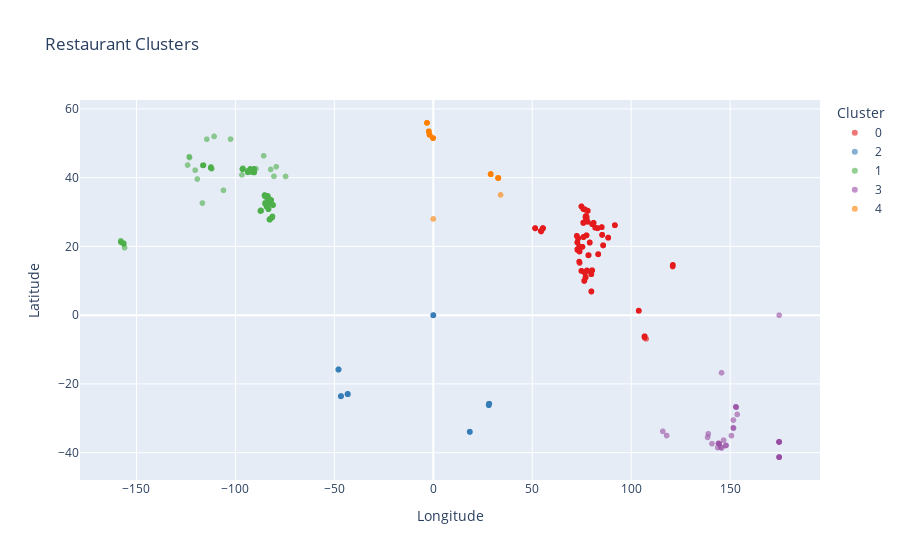

The notebook cell saved with this chart:
### Code cell
import plotly.express as px
fig = px.scatter(
    df, 
    x='Longitude', y='Latitude', 
    color='cluster', title='Restaurant Clusters', 
    labels={'Longitude': 'Longitude', 'Latitude': 'Latitude', 'cluster': 'Cluster'}, 
    color_discrete_sequence=px.colors.qualitative.Set1, opacity=0.6)
fig.show()

### Figure 1 — Plotly figure (JSON) as saved in the notebook; plotly's stock layout.template omitted (floating-point values rounded to 4 significant figures; data arrays with more than 128 entries replaced by an {"elided": "..."} marker saying what was removed)
{"data": [{"hovertemplate": "Cluster=0<br>Longitude=%{x}<br>Latitude=%{y}<extra></extra>", "legendgroup": "0", "marker": {"color": "rgb(228,26,28)", "opacity": 0.6, "symbol": "circle"}, "mode": "markers", "name": "0", "showlegend": true, "type": "scattergl", "x": {"elided": "8316 float values"}, "xaxis": "x", "y": {"elided": "8316 float values"}, "yaxis": "y"}, {"hovertemplate": "Cluster=2<br>Longitude=%{x}<br>Latitude=%{y}<extra></extra>", "legendgroup": "2", "marker": {"color": "rgb(55,126,184)", "opacity": 0.6, "symbol": "circle"}, "mode": "markers", "name": "2", "showlegend": true, "type": "scattergl", "x": {"elided": "617 float values"}, "xaxis": "x", "y": {"elided": "617 float values"}, "yaxis": "y"}, {"hovertemplate": "Cluster=1<br>Longitude=%{x}<br>Latitude=%{y}<extra></extra>", "legendgroup": "1", "marker": {"color": "rgb(77,175,74)", "opacity": 0.6, "symbol": "circle"}, "mode": "markers", "name": "1", "showlegend": true, "type": "scattergl", "x": {"elided": "429 float values"}, "xaxis": "x", "y": {"elided": "429 float values"}, "yaxis": "y"}, {"hovertemplate": "Cluster=3<br>Longitude=%{x}<br>Latitude=%{y}<extra></extra>", "legendgroup": "3", "marker": {"color": "rgb(152,78,163)", "opacity": 0.6, "symbol": "circle"}, "mode": "markers", "name": "3", "showlegend": true, "type": "scattergl", "x": [151.7, 116.0, 146.7, 153.1, 153.6, 152.9, 143.7, 144.1, 144.1, 150.7, 145.7, 148.0, 151.6, 144.6, 151.7, 117.9, 152.9, 145.7, 147.7, 140.8, 145.2, 139.0, 144.4, 138.6, 174.7, 174.8, 174.8, 174.8, 174.8, 174.8, 174.8, 174.6, 174.8, 174.8, 174.7, 174.8, 174.8, 174.8, 174.8, 174.8, 174.8, 174.8, 174.8, 174.8, 174.8, 174.8, 174.8, 174.8, 174.8, 174.8, 174.8, 174.8, 174.8, 174.8, 174.8, 174.8, 174.8, 174.8, 174.8, 174.8, 174.8, 174.8, 174.8, 174.8], "xaxis": "x", "y": [-30.51, -33.78, -36.36, -26.78, -28.86, -26.65, -38.52, -37.31, -37.28, -35.04, -38.63, -37.88, -32.73, -37.42, -32.9, -35.03, -26.69, -16.75, -37.92, -37.38, -38.45, -34.52, -37.4, -35.55, -36.89, -36.85, -36.84, -36.85, -36.85, -36.85, -36.85, -36.86, -36.85, -36.85, -36.89, -36.87, -36.88, -36.88, -36.87, 0, -36.91, -36.85, -36.86, -36.84, -41.33, -41.29, -41.3, -41.29, -41.29, -41.29, -41.3, -41.29, -41.29, -41.3, -41.29, -41.29, -41.29, -41.29, -41.29, -41.29, -41.29, -41.28, -41.28, -41.28], "yaxis": "y"}, {"hovertemplate": "Cluster=4<br>Longitude=%{x}<br>Latitude=%{y}<extra></extra>", "legendgroup": "4", "marker": {"color": "rgb(255,127,0)", "opacity": 0.6, "symbol": "circle"}, "mode": "markers", "name": "4", "showlegend": true, "type": "scattergl", "x": [34, 0, -1.847, -1.918, -1.915, -1.894, -1.894, -1.894, -1.9, -1.899, -1.902, -1.891, -1.939, -1.939, -1.944, -1.908, -1.889, -1.889, -1.861, -1.948, -1.859, -1.905, -3.208, -3.177, -3.171, -3.174, -3.173, -3.2, -3.203, -3.196, -3.2, -3.184, -3.205, -3.188, -3.192, -3.206, -3.202, -3.186, -3.196, -3.19, -3.204, -3.187, -0.1416, -0.1339, -0.1383, -0.08096, -0.07658, -0.1352, -0.1355, -0.1621, -0.1416, -0.1231, -0.1355, -0.1366, -0.1263, -0.1449, -0.1433, -0.1557, -0.1226, -0.1272, -0.127, -0.1338, -2.239, -2.247, -2.251, -2.247, -2.19, -2.243, -2.244, -2.237, -2.237, -2.236, -2.237, -2.241, -2.24, -2.225, -2.225, -2.248, -2.255, -2.249, -2.245, -2.245, 32.81, 32.82, 32.82, 32.7, 32.81, 32.85, 32.82, 32.87, 32.87, 32.86, 32.86, 32.78, 32.87, 32.87, 32.86, 32.86, 32.76, 32.84, 32.7, 32.86, 28.98, 29.04, 29.0, 29.07, 29.06, 29.02, 28.98, 28.98, 28.98, 28.98, 29.04, 29.03, 29.04, 29.03], "xaxis": "x", "y": [35, 28, 52.49, 52.48, 52.48, 52.48, 52.48, 52.48, 52.48, 52.48, 52.48, 52.48, 52.47, 52.51, 52.46, 52.49, 52.45, 52.45, 52.47, 52.49, 52.44, 52.48, 55.94, 55.96, 55.98, 55.98, 55.98, 55.95, 55.95, 55.95, 55.95, 55.95, 55.95, 55.95, 55.95, 55.95, 55.95, 55.95, 55.95, 55.95, 55.94, 55.96, 51.51, 51.51, 51.51, 51.52, 51.52, 51.51, 51.52, 51.49, 51.51, 51.51, 51.51, 51.51, 51.51, 51.51, 51.51, 51.51, 51.51, 51.51, 51.51, 51.51, 53.49, 53.51, 53.48, 53.48, 53.44, 53.48, 53.48, 53.48, 53.48, 53.48, 53.48, 53.47, 53.47, 53.46, 53.46, 53.48, 53.48, 53.48, 53.48, 53.48, 39.91, 39.91, 39.91, 39.89, 39.9, 39.88, 39.92, 39.9, 39.9, 39.9, 39.91, 39.91, 39.91, 39.91, 39.92, 39.92, 39.95, 39.92, 39.89, 39.88, 41.03, 41.08, 41.04, 40.96, 41.1, 40.99, 41.02, 41.02, 41.03, 41.02, 41.01, 41.06, 41.06, 40.98], "yaxis": "y"}], "layout": {"autosize": true, "legend": {"title": {"text": "Cluster"}, "tracegroupgap": 0}, "title": {"text": "Restaurant Clusters"}, "xaxis": {"anchor": "y", "autorange": true, "domain": [0, 1], "range": [-178.1, 195.0], "title": {"text": "Longitude"}, "type": "linear"}, "yaxis": {"anchor": "x", "autorange": true, "domain": [0, 1], "range": [-49.36, 64.01], "title": {"text": "Latitude"}, "type": "linear"}}}
